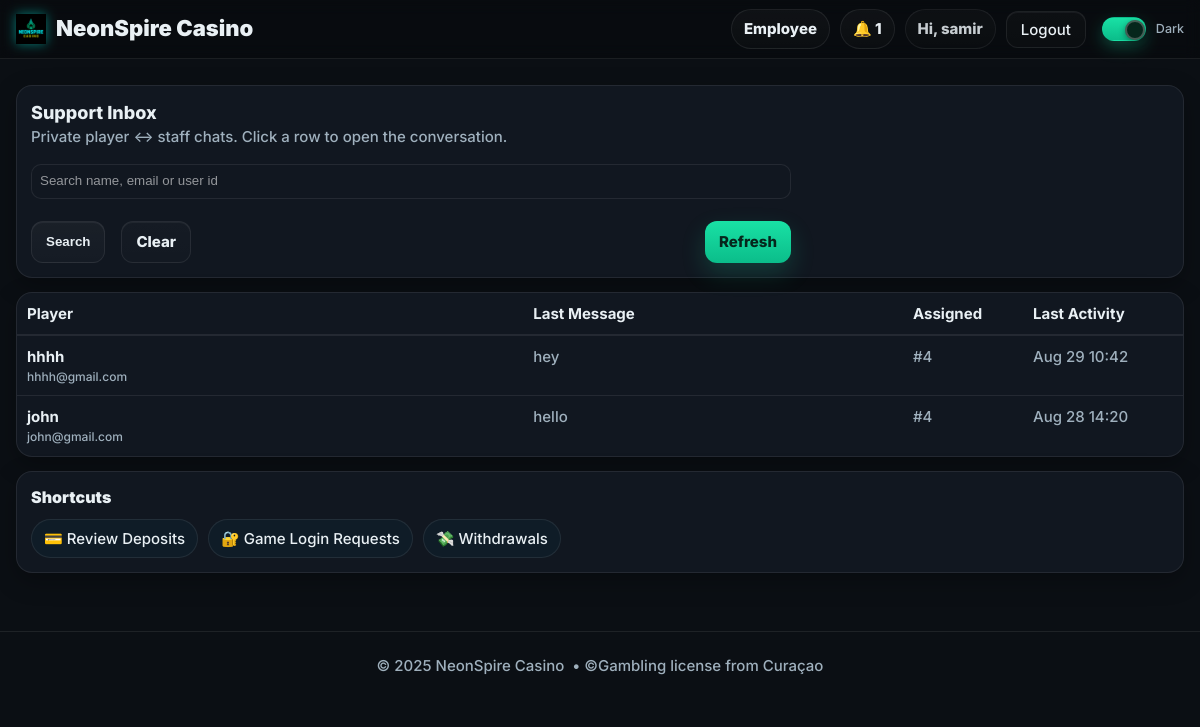
Before: /chat/inbox (signed in) with the older database file.
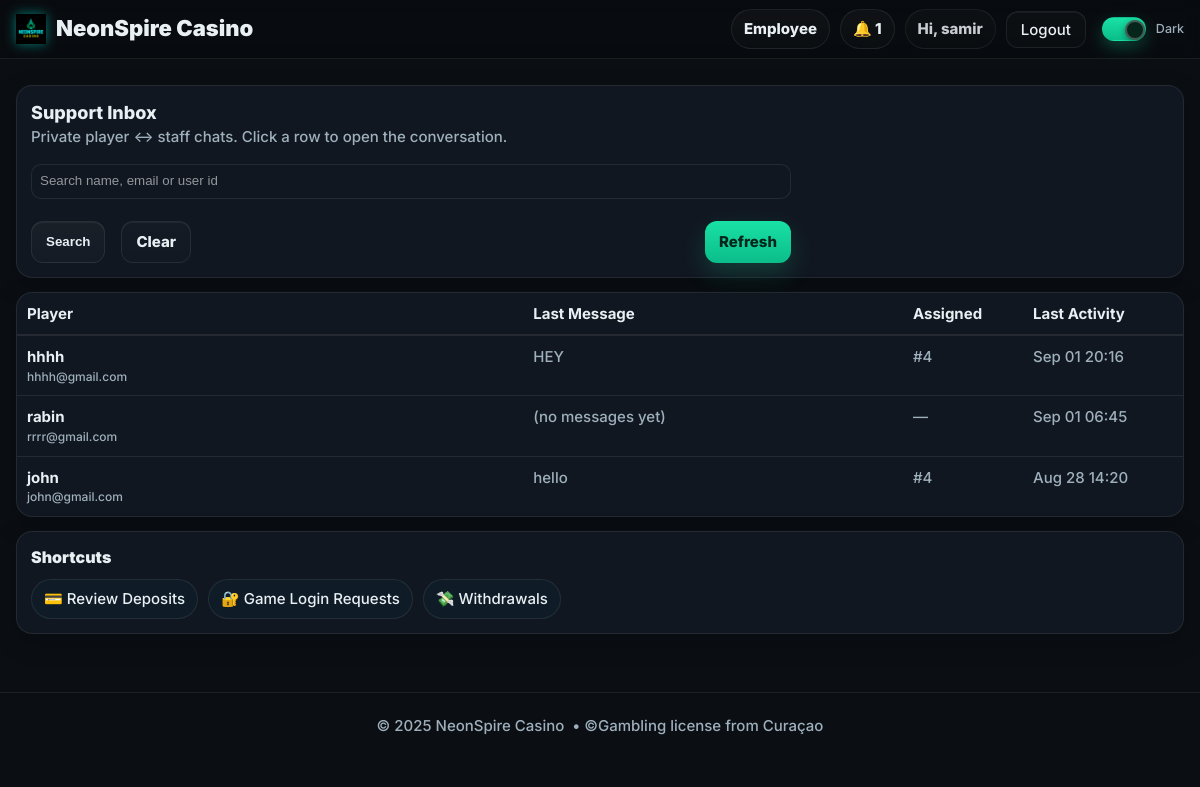
After: the same page with the newer database file.
### models.py (models this page shows, shortened)
class User(db.Model, UserMixin):
    __tablename__ = "users"
    id = db.Column(db.Integer, primary_key=True)
    name = db.Column(db.String(120), nullable=False)
    email = db.Column(db.String(255), unique=True, nullable=False, index=True)
    mobile = db.Column(db.String(24), nullable=True, index=True)  # E.164 (e.g. +15551234567)
    password_hash = db.Column(db.String(255), nullable=False)
    role = db.Column(db.String(20), nullable=False, default="PLAYER")  # PLAYER | EMPLOYEE | ADMIN
    email_verified = db.Column(db.Boolean, default=False, index=True)
    email_verified_at = db.Column(db.DateTime, nullable=True)
    promo_seen = db.Column(db.Boolean, default=False, index=True)  # show promos once after first login
    created_at = db.Column(db.DateTime, default=datetime.utcnow)

class DMMessage(db.Model):
    __tablename__ = "dm_messages"
    id = db.Column(db.Integer, primary_key=True)
    thread_id = db.Column(db.Integer, db.ForeignKey("dm_threads.id"), nullable=False, index=True)
    sender_id = db.Column(db.Integer, db.ForeignKey("users.id"), nullable=False, index=True)
    sender_role = db.Column(db.String(20))  # PLAYER | EMPLOYEE | ADMIN
    body = db.Column(db.Text, nullable=False)
    created_at = db.Column(db.DateTime, default=datetime.utcnow, index=True)

class DMThread(db.Model):
    __tablename__ = "dm_threads"
    id = db.Column(db.Integer, primary_key=True)
    player_id = db.Column(db.Integer, db.ForeignKey("users.id"), nullable=False, index=True)
    employee_id = db.Column(db.Integer, db.ForeignKey("users.id"), nullable=True, index=True)  # assigned staff
    status = db.Column(db.String(16), default="OPEN", index=True)  # OPEN | CLOSED
    created_at = db.Column(db.DateTime, default=datetime.utcnow)
    updated_at = db.Column(db.DateTime, default=datetime.utcnow, onupdate=datetime.utcnow)
    last_msg_at = db.Column(db.DateTime, default=datetime.utcnow, index=True)

### chat_bp.py (the view, shortened to what this page needs)
@chat_bp.get("/inbox")
@login_required
def inbox():
    if not _is_staff():
        abort(403)
    term = (request.args.get("q") or "").strip()
    q = DMThread.query.filter_by(status="OPEN")
    threads = (q.order_by(desc(DMThread.last_msg_at), desc(DMThread.id))
                 .limit(300)
                 .all())
    threads_view = []
    for t in threads:
        player = db.session.get(User, t.player_id)
        last = (DMMessage.query
                .filter_by(thread_id=t.id)
                .order_by(DMMessage.id.desc())
                .first())
        threads_view.append({
            "thread_id": t.id,
            "status": t.status,
            "player_id": t.player_id,
            "player_name": (player.name if player and player.name else f"Player #{t.player_id}"),
            "player_email": (player.email if player else ""),
            "assigned_staff_id": t.employee_id,
            "last_msg_at": (t.last_msg_at or t.created_at),
            "last_msg_snippet": (last.body[:80] + ("…" if last and len(last.body) > 80 else "")) if last else "(no messages yet)",
        })
    return render_template("employee_chat.html", threads_view=threads_view, q=term)

### chat_bp.py (called while the page is built)
def _is_staff() -> bool:
    return current_user.is_authenticated and current_user.role in ("EMPLOYEE", "ADMIN")

### templates/employee_chat.html
{% extends "base.html" %}
{% block content %}
<div class="shell" style="margin-top:14px">
  <div class="panel">
    <div class="h3">Support Inbox</div>
    <div class="muted">Private player ↔ staff chats. Click a row to open the conversation.</div>
    <form method="get" action="{{ url_for('chat_bp.inbox') }}" style="margin-top:10px;display:flex;gap:8px;flex-wrap:wrap">
      <input class="input" type="text" name="q" value="{{ q or '' }}" placeholder="Search name, email or user id"
             style="min-width:260px;border:1px solid var(--stroke);border-radius:10px;padding:8px;background:var(--panel);color:var(--text)">
      <button class="btn">Search</button>
      <a class="btn btn-ghost" href="{{ url_for('chat_bp.inbox') }}">Clear</a>
      <a class="btn btn-primary" href="{{ url_for('chat_bp.inbox') }}" style="margin-left:auto">Refresh</a>
    </form>
  </div>
  <div class="panel" style="padding:0">
    <div style="display:grid;grid-template-columns: 1.6fr 1.2fr 120px 140px;gap:0;border-bottom:1px solid var(--stroke);padding:10px;font-weight:700">
      <div>Player</div>
      <div>Last Message</div>
      <div>Assigned</div>
      <div>Last Activity</div>
    </div>
    {% for row in threads_view %}
      <a href="{{ url_for('chat_bp.room', thread_id=row.thread_id) }}"
         style="display:grid;grid-template-columns: 1.6fr 1.2fr 120px 140px;gap:0;padding:10px;border-top:1px solid var(--stroke);text-decoration:none;color:inherit">
        <div>
          <div style="font-weight:700">{{ row.player_name }}</div>
          <div class="muted" style="font-size:12px">{{ row.player_email }}</div>
        </div>
        <div class="muted" title="{{ row.last_msg_snippet }}">{{ row.last_msg_snippet }}</div>
        <div class="muted">{% if row.assigned_staff_id %}#{{ row.assigned_staff_id }}{% else %}—{% endif %}</div>
        <div class="muted">
          {% if row.last_msg_at %}{{ row.last_msg_at.strftime('%b %d %H:%M') }}{% else %}—{% endif %}
        </div>
      </a>
    {% else %}
      <div style="padding:12px" class="muted">No open threads.</div>
    {% endfor %}
  </div>
  <div class="panel">
    <div class="section-head">
      <div class="section-title">Shortcuts</div>
    </div>
    <div class="chip-row">
      <a class="chip" href="{{ url_for('employeebp.deposits_list') }}">💳 Review Deposits</a>
      <a class="chip" href="{{ url_for('employeebp.requests_list') }}">🔐 Game Login Requests</a>
      <a class="chip" href="{{ url_for('employeebp.withdrawals_list') }}">💸 Withdrawals</a>
    </div>
  </div>
</div>
{% endblock %}

Changed rows visible on the page:
no longer on this page (row unchanged): DMMessage: last_msg_snippet "hey"
added DMMessage: last_msg_snippet "HEY"
now on this page (row unchanged): User: player_name "rabin", player_email "rrrr@gmail.com"
added DMThread: last_msg_at "Sep 01 06:45"
Other visible differences:
new list line: "hhhh hhhh@gmail.com"
new list line: "# 4"
new list line: "Sep 01 20:16"
new list line: "(no messages yet) —"
list line gone: "hhhh hhhh@gmail.com"
list line gone: "# 4"
list line gone: "Aug 29 10:42"
